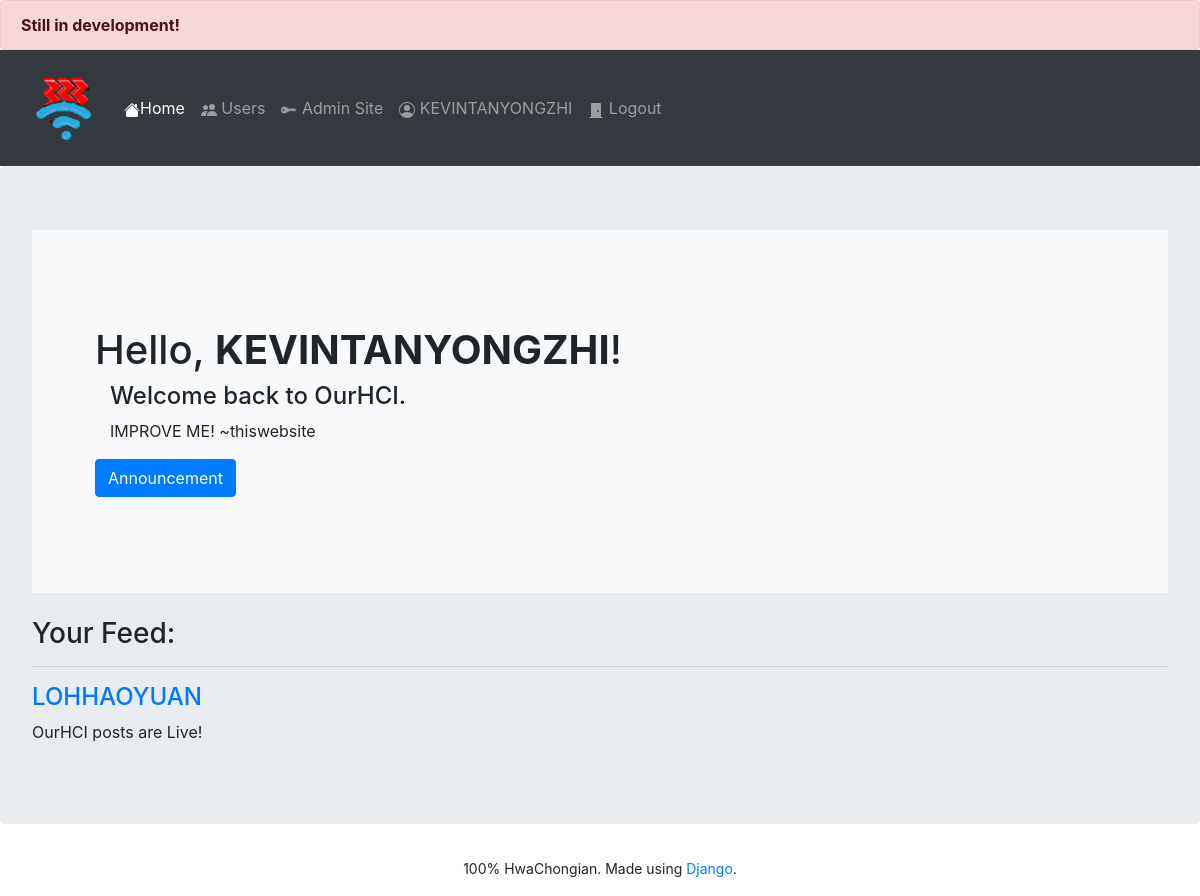
The app's page / (signed in) with its own data.
### ourapp/models.py (models this page shows)
class User(AbstractUser):
    hciclass = models.CharField(max_length=3, null=False, blank=False)
    consortium = models.CharField(max_length=8, null=True, blank=True)
    bio = models.TextField(max_length=500, null=True, blank=True)
    reputation = models.IntegerField(null=False, blank=False, default=100)
    email = models.EmailField(null=False, max_length=26, blank=False)

class Post(models.Model):
    user = models.ForeignKey(User, on_delete=models.CASCADE)
    content = models.TextField(null=False)
    image = models.ImageField(upload_to="uploads/images", blank=True)

### ourapp/views.py (the view)
# urls.py: path("", views.index, name="index"),
def index(request):
    user = request.user
    developer = user.groups.filter(name='Developer').exists()
    feed = Post.objects.all()
    return render(request, "ourapp/index.html", {
        "developer": developer,
        "feed":feed
    })

### ourapp/templates/ourapp/index.html (shortened to what this page needs)
{% extends "ourapp/layout.html" %}
{% block body %}
    <div class="jumbotron">
        {% if user.is_authenticated%}
        <div class="p-5 mb-4 bg-light rounded-3">
            <div class="container-fluid py-5">
            <h1 class="display-5 fw-bold">Hello, <strong>{{user}}</strong>!</h1>
            <h4 class="col-md-8 fs-4">Welcome back to OurHCI.</h4>
            {% if developer == True %}
                <p class="col-md-8 fs-4"> IMPROVE ME! ~thiswebsite</p>
            {% else %}
                <p class="col-md-8 fs-4">Thank you so much for your support!</p>
            {% endif %}
            <button class="btn btn-primary" type="button" data-toggle="collapse" data-target="#team" aria-expanded="false" aria-controls="team">
                Announcement
            </button>
            </div>
        </div>
        {%endif%}
        <h3>Your Feed:</h3>
        <hr>
        {%for post in feed%}
            <a href="{% url 'profile' post.user %}"><h4>{{post.user}}</h4></a>
            <p>{{post.content}}</p>
        {% endfor %}
    </div>
{% endblock %}

### ourapp/templates/ourapp/layout.html (shortened to what this page needs)
{% load static %}
<!DOCTYPE html>
<html lang="en">
    <head>
        <link href="/static/ourapp/styles.css" rel="stylesheet">
        <link rel="stylesheet" href="https://cdn.jsdelivr.net/npm/bootstrap@4.6.1/dist/css/bootstrap.min.css">
    </head>
    <body id="body" >
      <div style="
      margin-bottom: 0px;
  " class="alert alert-danger" role="alert">
        <a class="stretched-link alert-link" href="admin" role="button">Still in development!</a>
      </div>
        <nav class="navbar navbar-expand-lg navbar-dark bg-dark" >
            <img width="100" height="100" class="d-inline-block align-top" id="ourhcilogo"  src="{%static 'ourapp/ourhci-glitchy-dev-unscreen.gif' %}">
            <div class="collapse navbar-collapse" id="navbarSupportedContent">
              <ul class="navbar-nav mr-auto">
                <li class="nav-item active">
                  <a class="nav-link" href="{% url 'index'%}">Home </a>
                </li>
                <li class="nav-item">
                  <a class="nav-link" href="{% url 'users' %}"> Users</a>
                </li>
                {% if user.is_superuser %}
                <a class="nav-link" href="/admin"><svg xmlns="http://www.w3.org/2000/svg" width="16" height="16" fill="currentColor" class="bi bi-key-fill" viewBox="0 0 16 16">
                  <path d="M3.5 11.5a3.5 3.5 0 1 1 3.163-5H14L15.5 8 14 9.5l-1-1-1 1-1-1-1 1-1-1-1 1H6.663a3.5 3.5 0 0 1-3.163 2zM2.5 9a1 1 0 1 0 0-2 1 1 0 0 0 0 2z"/>
                </svg> Admin Site</a>
                {%endif%}
                {% if user.is_authenticated%}
                  <li class="nav-item">
                    <a class="nav-link" href="{% url 'profile' user%}">
                    </svg> {{user}}</a>
                  </li>
                  <li class="nav-item">
                    <a class="nav-link" href="{% url 'logout' %}"><svg xmlns="http://www.w3.org/2000/svg" width="16" height="16" fill="currentColor" class="bi bi-door-closed-fill" viewBox="0 0 16 16">
                      <path d="M12 1a1 1 0 0 1 1 1v13h1.5a.5.5 0 0 1 0 1h-13a.5.5 0 0 1 0-1H3V2a1 1 0 0 1 1-1h8zm-2 9a1 1 0 1 0 0-2 1 1 0 0 0 0 2z"/>
                    </svg> Logout</a>
                  </li>
                {%endif%}
              </ul>
            </div>
          </nav>
        {% block body %}
        {% endblock %}
        <div class="footer">
          <p><small>100% HwaChongian. Made using <a href="https://djangoproject.com">Django</a>.   </small></p>
        </div>
    </body>
</html>

### ourapp/static/ourapp/styles.css (style rules this page uses)
body { font-family: 'Open Sans', sans-serif; background-color: #EAECEF }
.footer { text-align:center; padding:-10px; }
a { color:black; }

### records on screen
User: username "KEVINTANYONGZHI"
Post: user "LOHHAOYUAN", content "OurHCI posts are Live!"
